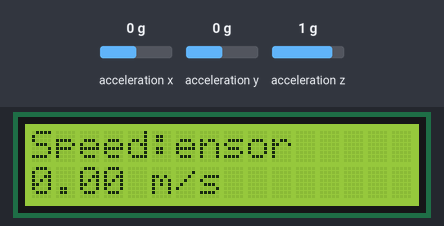
Bench run of a sketch on a simulated ESP32. Parts: 16×2 character LCD. Wiring (inferred from the names in the program): MPU-6050 motion sensor at I2C address 0x68. The test bench sets the inputs (shaded band); at power-on: acceleration x 0 g, acceleration y 0 g, acceleration z 1 g. What the sketch prints to the serial monitor is not drawn.

Above: at 2.2 s.
2.3 s: acceleration x set to -1.4 g
At 3.1 s:
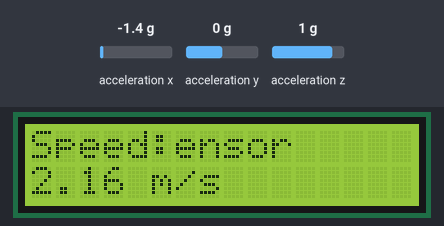
3.8 s: acceleration y set to -1.4 g
At 5.0 s:
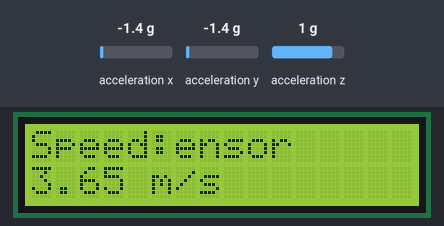
5.3 s: acceleration z set to -1.4 g
At 5.8 s:
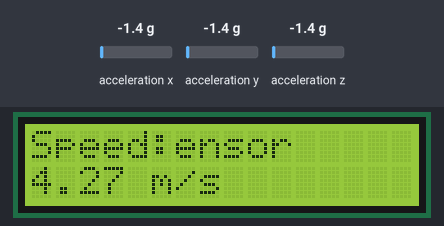
6.8 s: acceleration x set to -0.8 g
At 7.8 s:
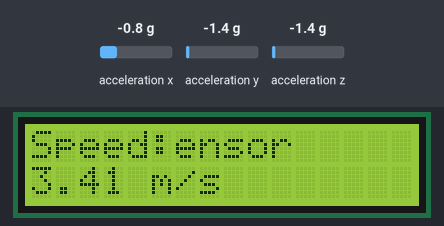
8.3 s: acceleration y set to -0.8 g
At 9.6 s:
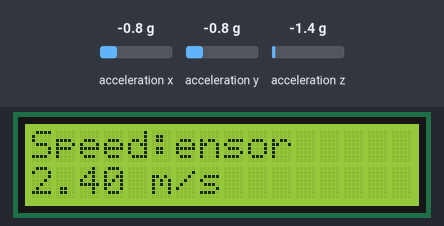
Timing chart, 0 to 10.8 s (numbered marks = the images above; inputs shaded):
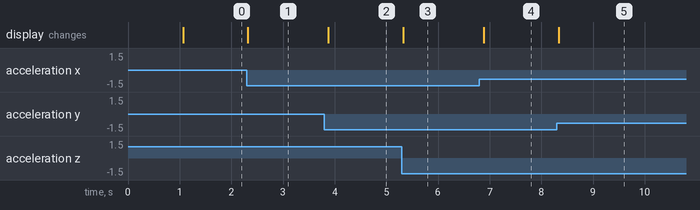

Measured:
- after the input at 2.3 s, the display: changes at once (image 1)
- after the input at 3.8 s, the display: changes after 0.08 s (image 2)
- after the input at 5.3 s, the display: changes at once (image 3)
- after the input at 6.8 s, the display: changes after 0.09 s (image 4)
- after the input at 8.3 s, the display: changes at once (image 5)

The sketch:

imusensor2.ino
```cpp
#include <Wire.h>
#include <LiquidCrystal.h>
#include <math.h>

// LCD Pins
LiquidCrystal lcd(15, 2, 4, 23, 18, 19);

int16_t AcX, AcY, AcZ;
float speed = 0;

void setup()
{
  Serial.begin(115200);

  lcd.begin(16, 2);
  lcd.clear();
  lcd.print("MPU6050 Ready");

  Wire.begin(21, 22);

  // Wake up MPU6050
  Wire.beginTransmission(0x68);
  Wire.write(0x6B);
  Wire.write(0);
  Wire.endTransmission();

  delay(1000);

  lcd.clear();
  lcd.print("Walk Sensor");
}

void loop()
{
  Wire.beginTransmission(0x68);
  Wire.write(0x3B);
  Wire.endTransmission(false);

  if (Wire.requestFrom(0x68, 6, true) == 6)
  {
    AcX = Wire.read() << 8 | Wire.read();
    AcY = Wire.read() << 8 | Wire.read();
    AcZ = Wire.read() << 8 | Wire.read();

    float ax = AcX / 16384.0;
    float ay = AcY / 16384.0;
    float az = AcZ / 16384.0;

    // Total acceleration magnitude
    float motion = sqrt(ax * ax + ay * ay + az * az);

    // Remove gravity
    motion = fabs(motion - 1.0);

    // Ignore small vibrations/noise
    if (motion < 0.15)
    {
      motion = 0;
      speed = 0;
    }
    else
    {
      speed = motion * 3.0;
    }

    // Serial Monitor
    Serial.print("Motion: ");
    Serial.print(motion, 3);

    Serial.print("  Speed: ");
    Serial.print(speed, 3);
    Serial.println(" m/s");

    // LCD
    lcd.setCursor(0, 0);
    lcd.print("Speed:");

    lcd.setCursor(0, 1);
    lcd.print("      "); // clear old value
    lcd.setCursor(0, 1);
    lcd.print(speed, 2);
    lcd.print(" m/s");
  }

  delay(100);
}
```
